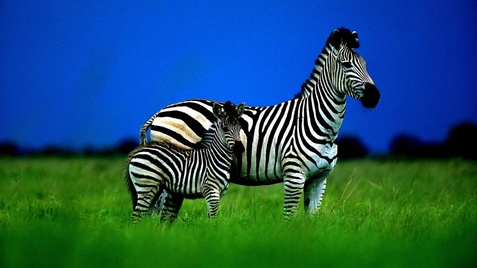
%> input picture pic1_section1.jpg, 477 x 268 px, shrunk from 915 x 515 before the run
$ octave use_of_Algorithms.m   (GNU Octave 9; MATLAB toolbox functions it lacks are replaced by stand-ins)
%> lines starting %> are read from the running program, lines starting %| are printed output that depends on the picture
### sobel.m
function new_pic = sobel(image,plot)

    tic();
    disp(['time that sobel_algoritm for ',image,' takes :']);
    pic = imread(image);
    if(size(pic,3) ~= 1)
        pic_gray = rgb2gray(pic);
    else
        pic_gray = pic;
    end

    %produce Gx and Gy and G:
    Gx = [-1 0 1; -2 0 2; -1 0 1];
    Gy = [-1 -2 -1; 0 0 0; 1 2 1];

    S1 = conv2(pic_gray,Gx,'same');
    S2 = conv2(pic_gray,Gy,'same');
    new_pic = uint8(sqrt(S1.^2 + S2.^2));

    % plot edge detected image with subplot
    if(plot)
        figure;
        subplot(2,1,1);
        imshow(pic_gray);
        title('the gray original image');

        subplot(2,1,2);
        imshow(new_pic);
        title('the edge detected of original image with *sobel* algorithm');
    end

    toc();
end

### Kirsch.m
function new_pic = Kirsch(image,plot)

    disp(['time that Kirsch_algoritm for ',image,' takes :']);
    tic();

    pic = imread(image);
    if size(pic,3) ~= 1
        pic_gray = rgb2gray(pic);
    else
        pic_gray = pic;
    end


    % produce g_array :
    g(:,:,1) = [5 5 5; -3 0 -3; -3 -3 -3];
    g(:,:,2) = [5 5 -3; 5 0 -3; -3 -3 -3];
    g(:,:,3) = [5 -3 -3; 5 0 -3; 5 -3 -3];
    g(:,:,4) = [-3 -3 -3; 5 0 -3; 5 5 -3];
    g(:,:,5) = [-3 -3 -3; -3 0 -3; 5 5 5];
    g(:,:,6) = [-3 -3 -3; -3 0 5; -3 5 5];
    g(:,:,7) = [-3 -3 5; -3 0 5; -3 -3 5];
    g(:,:,8) = [-3 5 5; -3 0 5; -3 -3 -3];

    % produce h_array:
    h = zeros(size(pic_gray,1), size(pic_gray,2), 8);
    for i = 1:1:8
        S = conv2(pic_gray,g(:,:,i),'same');
        h(:,:,i) = uint8(S);
    end

    h_max = max(h,[],3);

    % make new_pic:
    new_pic = uint8(h_max);

    if(plot)
        % plot edge detected image with subplot
        figure;
        subplot(2,1,1);
        imshow(pic_gray);
        title('the gray original image');

        subplot(2,1,2);
        imshow(new_pic);
        title('the edge detected of original image with *Kirsch* algorithm');
    end

    toc()
end

### use_of_Algorithms.m
%% sobel Algorithm is implemented in sobel function
    % check operation of sobel algorithm for :
    % (pic1_section1),(pic2_section1) & (pic3_section1)

    sobel('pic1_section1.jpg',1);
%> in sobel, pic is the input picture: size 268x477x3 uint8; mean R, G, B 29, 83.6, 103.7
%> in sobel, `pic_gray = rgb2gray(pic);`:
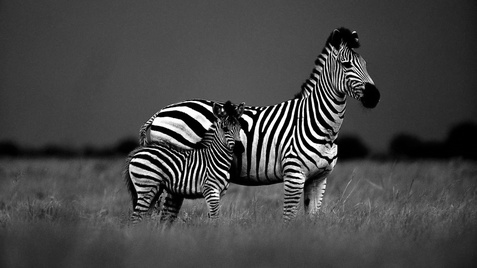
%> pic_gray: size 268x477 uint8; min 0, max 255, mean 69.6
    sobel('pic2_section1.jpg',1);
%> call 2 of sobel, with image = 'pic2_section1.jpg', plot = 1
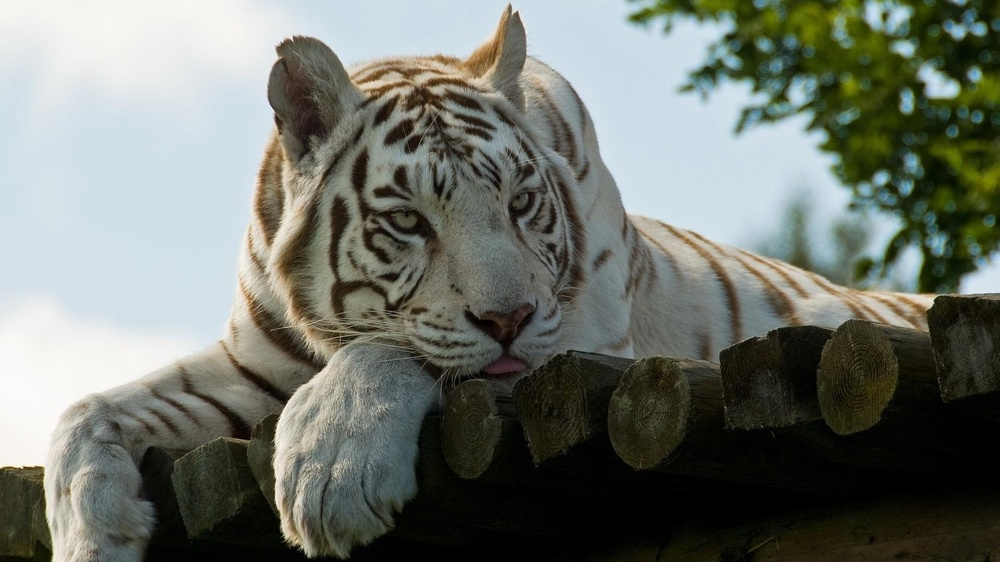
%> input picture pic2_section1.jpg, 1000 x 562 px, shrunk from 1920 x 1080 before the run
%> in sobel, pic is the input picture: size 562x1000x3 uint8; mean R, G, B 111.7, 116.2, 108
    sobel('pic3_section1.jpg',1);
%> call 3 of sobel, with image = 'pic3_section1.jpg', plot = 1
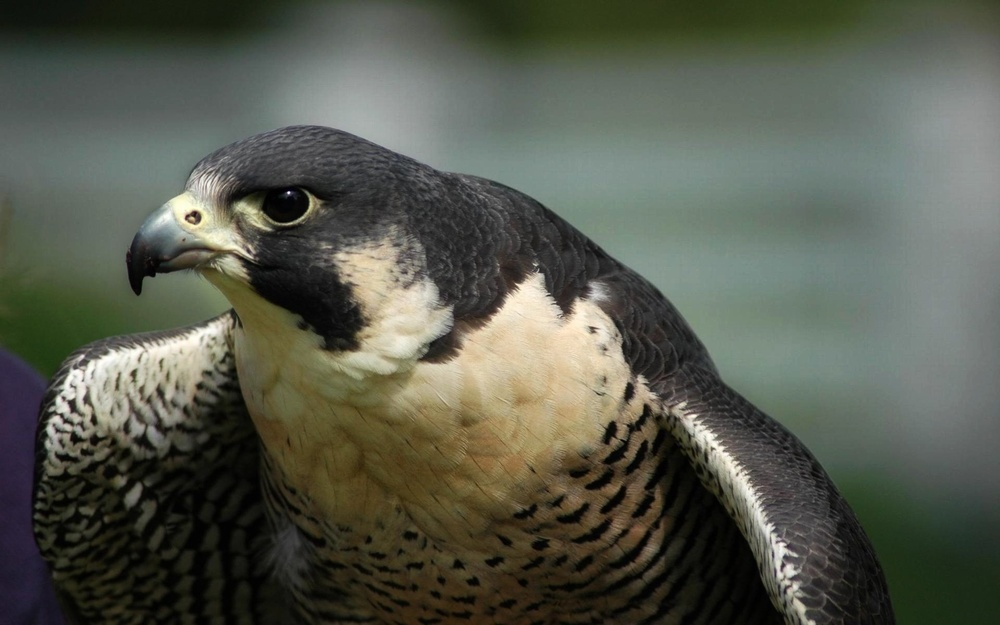
%> input picture pic3_section1.jpg, 1000 x 625 px, shrunk from 1920 x 1200 before the run
%> in sobel, pic is the input picture: size 625x1000x3 uint8; mean R, G, B 86.6, 89.9, 77.8
%> in sobel (call 3), `S2 = conv2(pic_gray,Gy,'same');`:
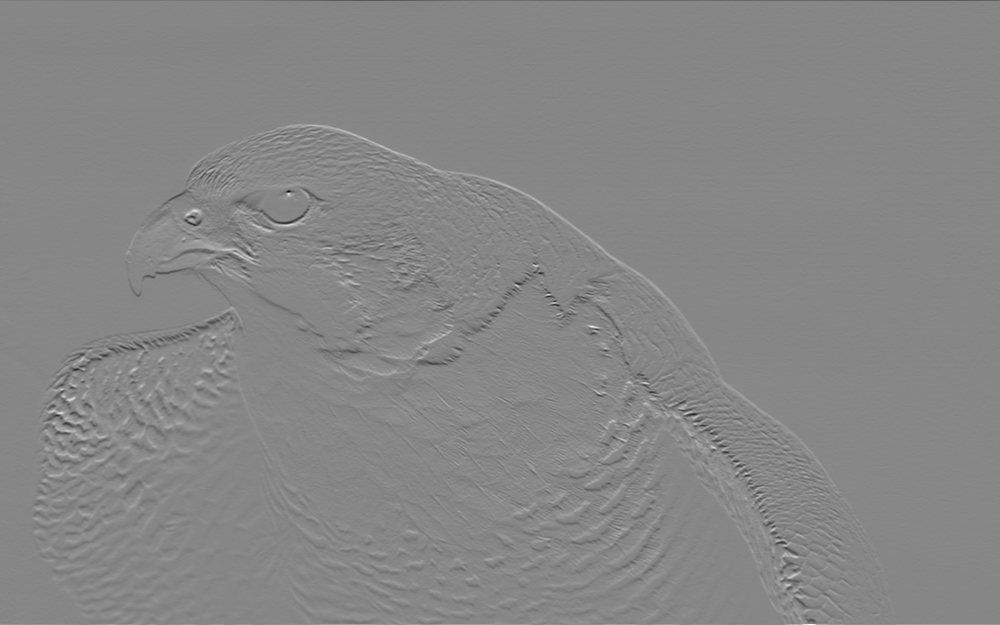
%> S2: size 625x1000 double; min -887, max 792, mean 0.1; drawn with min black and max white
%> in sobel (call 3), `new_pic = uint8(sqrt(S1.^2 + S2.^2));`:
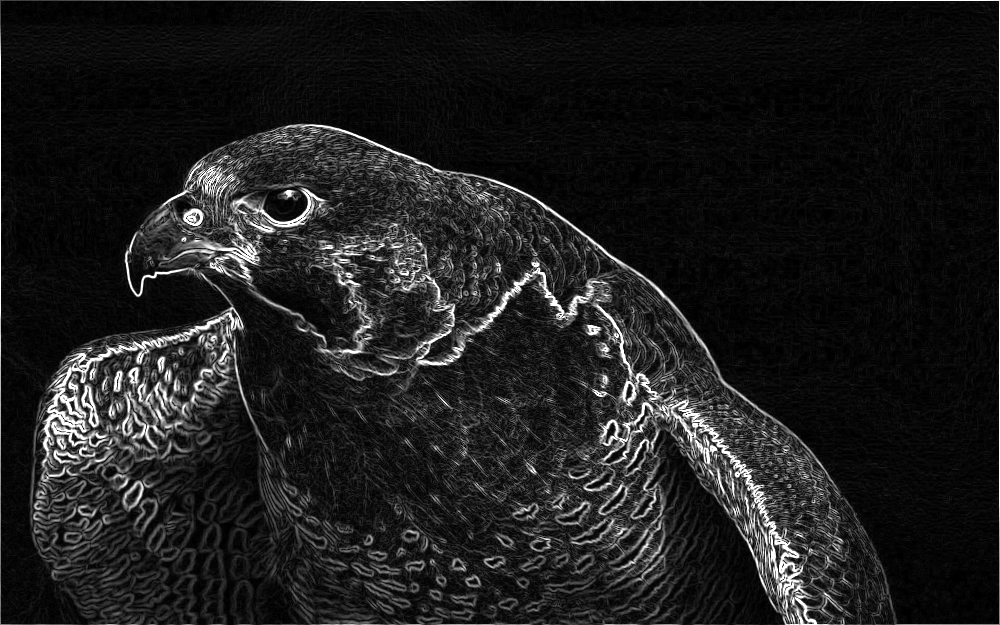
%> new_pic: size 625x1000 uint8; min 0, max 255, mean 30

%% Kirsch Algorithm is implemented in Kirsch function
    % check operation of Kirsch algorithm for :
    % (pic1_section1),(pic2_section1) & (pic3_section1)

    Kirsch('pic1_section1.jpg',1);
    Kirsch('pic2_section1.jpg',1);
%> the loop in Kirsch (call 2), `for i = 1:1:8` made 8 passes
%> pass 1, in Kirsch (call 2), `S = conv2(pic_gray,g(:,:,i),'same');`:
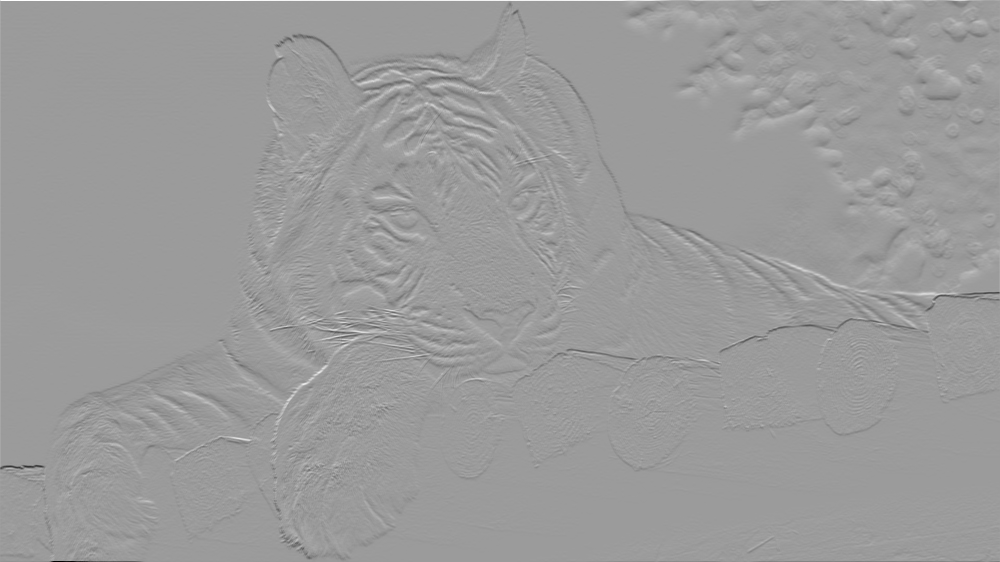
%> S: size 562x1000 double; min -3468, max 2224, mean -4; drawn with min black and max white
    Kirsch('pic3_section1.jpg',1);
%> call 3 of Kirsch, with image = 'pic3_section1.jpg', plot = 1
%> in Kirsch (call 3), `h_max = max(h,[],3);`:
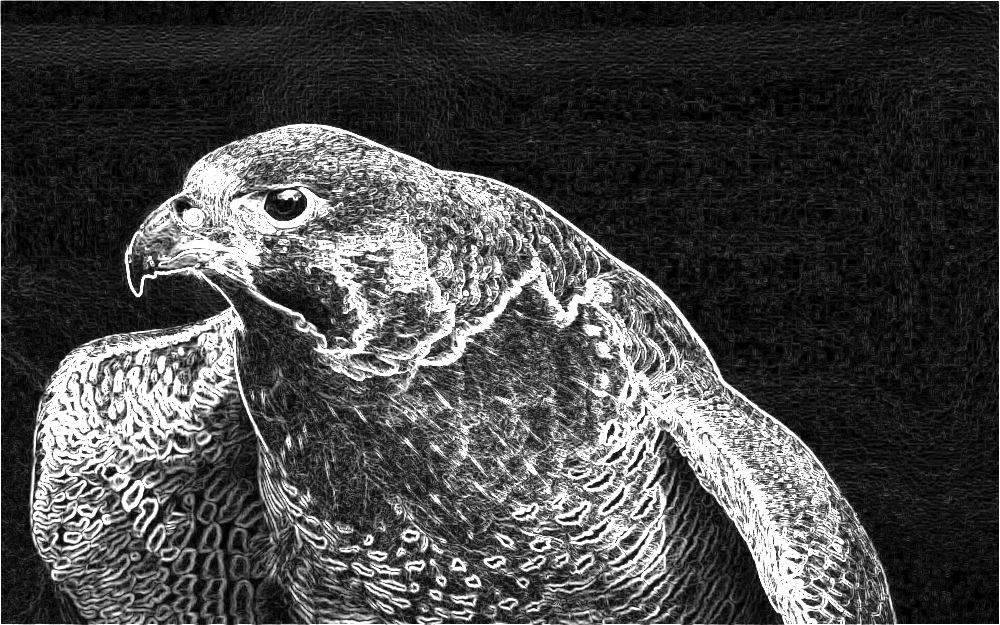
%> h_max: size 625x1000 double; min 0, max 255, mean 72.5
